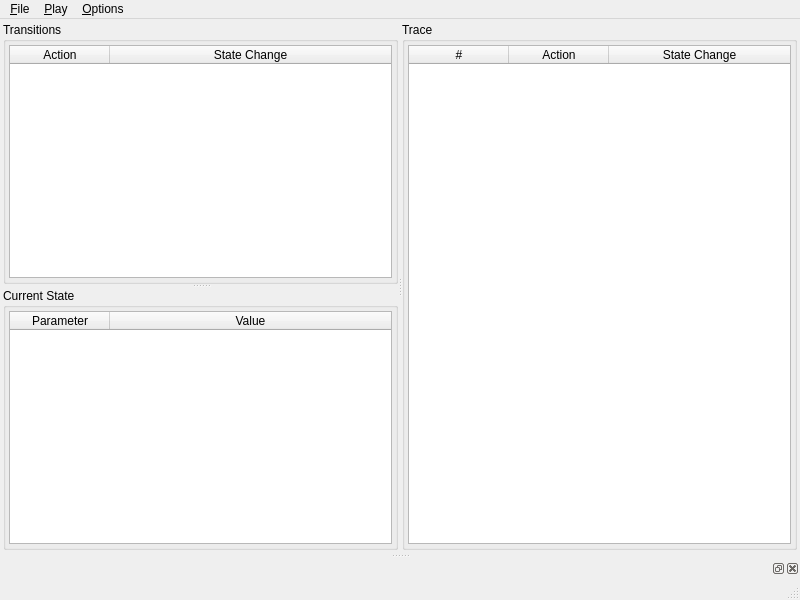
<?xml version="1.0" encoding="UTF-8"?>
<ui version="4.0">
 <class>MainWindow</class>
 <widget class="QMainWindow" name="MainWindow">
  <property name="geometry">
   <rect>
    <x>0</x>
    <y>0</y>
    <width>800</width>
    <height>600</height>
   </rect>
  </property>
  <property name="windowTitle">
   <string>LpsXSim</string>
  </property>
  <property name="windowIcon">
   <iconset resource="lpsxsim.qrc">
    <normaloff>:/lpsxsim/icons/lpsxsim.ico</normaloff>:/lpsxsim/icons/lpsxsim.ico</iconset>
  </property>
  <widget class="QWidget" name="centralwidget">
   <layout class="QHBoxLayout" name="horizontalLayout_4">
    <property name="margin">
     <number>3</number>
    </property>
    <item>
     <widget class="QSplitter" name="splitter_2">
      <property name="orientation">
       <enum>Qt::Horizontal</enum>
      </property>
      <widget class="QSplitter" name="splitter">
       <property name="orientation">
        <enum>Qt::Vertical</enum>
       </property>
       <widget class="QGroupBox" name="transitionGroup">
        <property name="title">
         <string>Transitions</string>
        </property>
        <layout class="QHBoxLayout" name="horizontalLayout_2">
         <property name="margin">
          <number>3</number>
         </property>
         <item>
          <widget class="QTableWidget" name="transitionTable">
           <property name="tabKeyNavigation">
            <bool>false</bool>
           </property>
           <property name="selectionMode">
            <enum>QAbstractItemView::SingleSelection</enum>
           </property>
           <property name="selectionBehavior">
            <enum>QAbstractItemView::SelectRows</enum>
           </property>
           <property name="wordWrap">
            <bool>false</bool>
           </property>
           <attribute name="horizontalHeaderStretchLastSection">
            <bool>true</bool>
           </attribute>
           <attribute name="verticalHeaderVisible">
            <bool>false</bool>
           </attribute>
           <attribute name="verticalHeaderVisible">
            <bool>false</bool>
           </attribute>
           <attribute name="horizontalHeaderStretchLastSection">
            <bool>true</bool>
           </attribute>
           <column>
            <property name="text">
             <string>Action</string>
            </property>
           </column>
           <column>
            <property name="text">
             <string>State Change</string>
            </property>
           </column>
          </widget>
         </item>
        </layout>
       </widget>
       <widget class="QGroupBox" name="stateGroup">
        <property name="title">
         <string>Current State</string>
        </property>
        <layout class="QHBoxLayout" name="horizontalLayout">
         <property name="margin">
          <number>3</number>
         </property>
         <item>
          <widget class="QTableWidget" name="stateTable">
           <property name="tabKeyNavigation">
            <bool>false</bool>
           </property>
           <property name="selectionMode">
            <enum>QAbstractItemView::NoSelection</enum>
           </property>
           <property name="wordWrap">
            <bool>false</bool>
           </property>
           <attribute name="horizontalHeaderStretchLastSection">
            <bool>true</bool>
           </attribute>
           <attribute name="verticalHeaderVisible">
            <bool>false</bool>
           </attribute>
           <attribute name="verticalHeaderVisible">
            <bool>false</bool>
           </attribute>
           <attribute name="horizontalHeaderStretchLastSection">
            <bool>true</bool>
           </attribute>
           <column>
            <property name="text">
             <string>Parameter</string>
            </property>
           </column>
           <column>
            <property name="text">
             <string>Value</string>
            </property>
           </column>
          </widget>
         </item>
        </layout>
       </widget>
      </widget>
      <widget class="QGroupBox" name="traceGroup">
       <property name="title">
        <string>Trace</string>
       </property>
       <layout class="QHBoxLayout" name="horizontalLayout_3">
        <property name="margin">
         <number>3</number>
        </property>
        <item>
         <widget class="QTableWidget" name="traceTable">
          <property name="tabKeyNavigation">
           <bool>false</bool>
          </property>
          <property name="selectionMode">
           <enum>QAbstractItemView::SingleSelection</enum>
          </property>
          <property name="selectionBehavior">
           <enum>QAbstractItemView::SelectRows</enum>
          </property>
          <property name="wordWrap">
           <bool>false</bool>
          </property>
          <attribute name="horizontalHeaderStretchLastSection">
           <bool>true</bool>
          </attribute>
          <attribute name="verticalHeaderVisible">
           <bool>false</bool>
          </attribute>
          <attribute name="verticalHeaderVisible">
           <bool>false</bool>
          </attribute>
          <attribute name="horizontalHeaderStretchLastSection">
           <bool>true</bool>
          </attribute>
          <column>
           <property name="text">
            <string>#</string>
           </property>
          </column>
          <column>
           <property name="text">
            <string>Action</string>
           </property>
          </column>
          <column>
           <property name="text">
            <string>State Change</string>
           </property>
          </column>
         </widget>
        </item>
       </layout>
      </widget>
     </widget>
    </item>
   </layout>
  </widget>
  <widget class="QMenuBar" name="menubar">
   <property name="geometry">
    <rect>
     <x>0</x>
     <y>0</y>
     <width>800</width>
     <height>27</height>
    </rect>
   </property>
   <widget class="QMenu" name="menuFile">
    <property name="title">
     <string>&amp;File</string>
    </property>
    <addaction name="actionOpen"/>
    <addaction name="separator"/>
    <addaction name="actionLoadTrace"/>
    <addaction name="actionSaveTrace"/>
    <addaction name="separator"/>
    <addaction name="actionQuit"/>
   </widget>
   <widget class="QMenu" name="menuPlay">
    <property name="title">
     <string>&amp;Play</string>
    </property>
    <addaction name="actionPlayTrace"/>
    <addaction name="actionRandomPlay"/>
    <addaction name="actionStop"/>
    <addaction name="separator"/>
    <addaction name="actionSetPlayDelay"/>
   </widget>
   <widget class="QMenu" name="menuOptions">
    <property name="title">
     <string>&amp;Options</string>
    </property>
    <addaction name="actionEnableTauPrioritisation"/>
    <addaction name="actionShowDontCaresInStateChanges"/>
    <addaction name="separator"/>
    <addaction name="actionOutput"/>
   </widget>
   <addaction name="menuFile"/>
   <addaction name="menuPlay"/>
   <addaction name="menuOptions"/>
  </widget>
  <widget class="QStatusBar" name="statusBar"/>
  <widget class="QDockWidget" name="dockWidget">
   <attribute name="dockWidgetArea">
    <number>8</number>
   </attribute>
   <widget class="mcrl2::utilities::qt::LogWidget" name="dockWidgetContents"/>
  </widget>
  <action name="actionPlayTrace">
   <property name="text">
    <string>Play &amp;Trace</string>
   </property>
  </action>
  <action name="actionRandomPlay">
   <property name="text">
    <string>&amp;Random Play</string>
   </property>
  </action>
  <action name="actionStop">
   <property name="text">
    <string>&amp;Stop</string>
   </property>
   <property name="shortcut">
    <string>Esc</string>
   </property>
  </action>
  <action name="actionEnableTauPrioritisation">
   <property name="checkable">
    <bool>true</bool>
   </property>
   <property name="text">
    <string>Enable &amp;Tau Prioritisation</string>
   </property>
  </action>
  <action name="actionOpen">
   <property name="text">
    <string>&amp;Open...</string>
   </property>
   <property name="shortcut">
    <string>Ctrl+O</string>
   </property>
  </action>
  <action name="actionLoadTrace">
   <property name="text">
    <string>&amp;Load Trace...</string>
   </property>
   <property name="shortcut">
    <string>Ctrl+L</string>
   </property>
  </action>
  <action name="actionSaveTrace">
   <property name="text">
    <string>&amp;Save Trace...</string>
   </property>
   <property name="shortcut">
    <string>Ctrl+S</string>
   </property>
  </action>
  <action name="actionQuit">
   <property name="text">
    <string>&amp;Quit</string>
   </property>
   <property name="shortcut">
    <string>Ctrl+Q</string>
   </property>
  </action>
  <action name="actionShowDontCaresInStateChanges">
   <property name="checkable">
    <bool>true</bool>
   </property>
   <property name="text">
    <string>Show &amp;Don't Cares in State Changes</string>
   </property>
  </action>
  <action name="actionSetPlayDelay">
   <property name="text">
    <string>Set Play &amp;Delay...</string>
   </property>
  </action>
  <action name="action_Fit_to_Current_State">
   <property name="text">
    <string>&amp;Fit to Current State</string>
   </property>
   <property name="shortcut">
    <string>Ctrl+F</string>
   </property>
  </action>
  <action name="actionContents">
   <property name="text">
    <string>&amp;Contents</string>
   </property>
   <property name="shortcut">
    <string>F1</string>
   </property>
  </action>
  <action name="actionAbout">
   <property name="text">
    <string>&amp;About</string>
   </property>
  </action>
  <action name="actionOutput">
   <property name="checkable">
    <bool>true</bool>
   </property>
   <property name="text">
    <string>Show mCRL2 Output</string>
   </property>
  </action>
 </widget>
 <customwidgets>
  <customwidget>
   <class>mcrl2::utilities::qt::LogWidget</class>
   <extends>QWidget</extends>
   <header>mcrl2/utilities/logwidget.h</header>
   <container>1</container>
  </customwidget>
 </customwidgets>
 <resources>
  <include location="lpsxsim.qrc"/>
 </resources>
 <connections/>
</ui>
